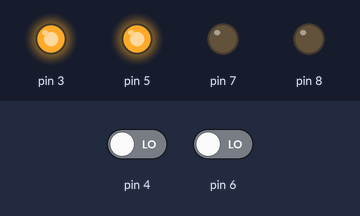
The sketch below on a simulated Arduino Uno, built with avr-gcc and run on an emulated ATmega328P. Shown: output pins drawn as LEDs (lit = HIGH). The inputs (shaded band) are chosen by the test bench; at power-on: pin 4 LOW, pin 6 LOW.

Above: at 1.2 s.
1.3 s: pin 4 driven HIGH
At 2.3 s:
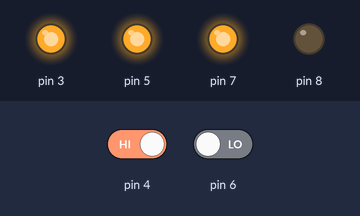
2.8 s: pin 6 driven HIGH
At 3.4 s:
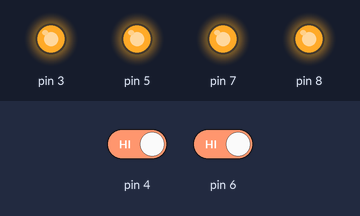
4.3 s: pin 4 driven LOW
At 5.5 s:
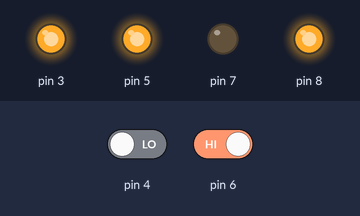
5.8 s: pin 6 driven LOW
At 6.9 s:
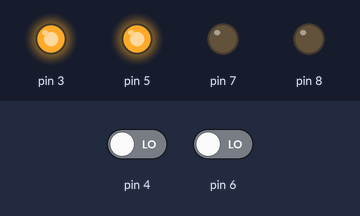
Timing chart, 0 to 8.3 s (numbered marks = the images above; inputs shaded):
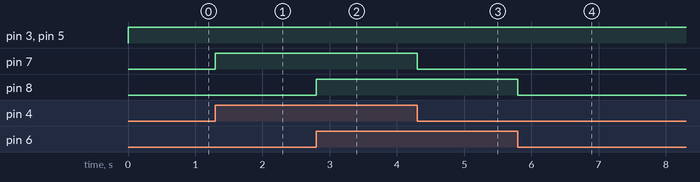

The sketch:

AND_only_with_NAND.ino
```cpp
void setup() {
pinMode(3, OUTPUT);
pinMode(4, INPUT);
pinMode(5, OUTPUT);
pinMode(6, INPUT);
pinMode(7, OUTPUT);
pinMode(8, OUTPUT);
}

void loop() {
digitalWrite(3, HIGH);
int input_A = digitalRead(4);
digitalWrite(5, HIGH);
int input_B = digitalRead(6);

if (input_A == HIGH) {
  digitalWrite(7, HIGH);
}
else {
  digitalWrite(7, LOW);
};

if (input_B == HIGH) {
  digitalWrite(8, HIGH);
}
else {
  digitalWrite(8, LOW);
};

}
```

Measured:
- after the input at 1.3 s, pin 7: LOW → HIGH at once
- after the input at 2.8 s, pin 8: LOW → HIGH at once
- after the input at 4.3 s, pin 7: HIGH → LOW at once
- after the input at 5.8 s, pin 8: HIGH → LOW at once
